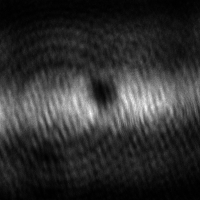
%> input picture LAB_CODE/0/1.tif, 200 x 200 px
$ octave FRtest.m   (GNU Octave 9; MATLAB toolbox functions it lacks are replaced by stand-ins)
%> lines starting %> are read from the running program, lines starting %| are printed output that depends on the picture; in (x1, y1, x2, y2) boxes, pixels count from 0 and x2, y2 are one past the last pixel; in counts of white or black regions, pixels touching at a corner belong together; the program's own positions count from 1
clear all;
for numberbg=1:111
%% Fringe reduction

%% Input Area

background_folder='E:\Data\2021-11-25\Background';
numberofbg=numberbg;
raw_folder='E:\Data\2021-11-25\Abs-450';
roi_xmin=80;
roi_ymin=80;
roi_xmax=120;
roi_ymax=120;
ODscale=0.1;
showoriginalOD=1;

%% Read image
for i=1:numberofbg
imagelight(:,:,i)=double(imread([background_folder,'\',num2str(i),'.tif']));
%> imagelight: size 200x200 double; min 90, max 4551, mean 927.3; mean of the top-left, top-right, bottom-left and bottom-right quarters 750.4, 945.5, 1073.3, 940
end
imageatom=double(imread([raw_folder,'\1.tif']));
%imageatom=double(imread([background_folder,'\0.tif']));
imagelight_raw=double(imread([raw_folder,'\2.tif']));
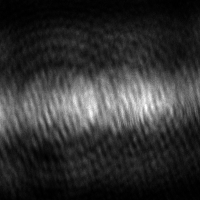
%> input picture LAB_CODE/0/2.tif, 200 x 200 px
%> imagelight_raw: size 200x200 double; min 97, max 4542, mean 964.3; mean of the top-left, top-right, bottom-left and bottom-right quarters 780.1, 992.5, 1091.7, 993
imagebg=double(imread([raw_folder,'\3.tif']));
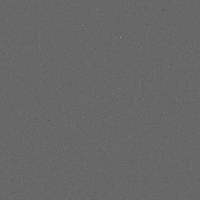
%> input picture LAB_CODE/0/3.tif, 200 x 200 px
%> imagebg: size 200x200 double; min 59, max 153, mean 103.9; mean of the top-left, top-right, bottom-left and bottom-right quarters 103.9, 103.9, 103.9, 103.8
%% Generate Mask
x1=roi_xmin;x2=roi_xmax;y1=roi_ymin;y2=roi_ymax;
[M,N]=size(imagelight(:,:,1));
%> M = 200; N = 200
mask=ones(M,N);
%> mask: size 200x200 double; every value is 1
mask(y1:y2,x1:x2)=0;
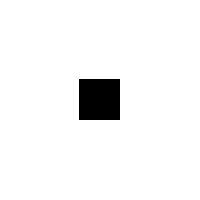
%> mask: size 200x200 double; values 0 (black) and 1 (white), 95.8% white; 1 black region, box (x1, y1, x2, y2) and area: (79, 79, 120, 120) 1681
A=mask.*imageatom;
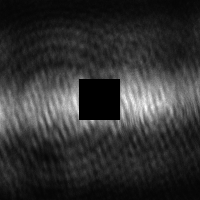
%> A: size 200x200 double; min 0, max 4375, mean 852.5; drawn with min black and max white
B=mask.*imagelight;
%% Calculating coefficient
 for i=1:1:numberofbg
        for j=1:1:numberofbg
            Bmatrix(i,j)=sum(sum(B(:,:,i).*B(:,:,j)));
        end
 end
        for i=1:1:numberofbg
            b(i)=sum(sum(A.*B(:,:,i)));
        end
        c=Bmatrix\b';
%> c = 1
        for i=1:1:numberofbg
            q(:,:,i)=c(i)*imagelight(:,:,i);
        end
lightbackground=sum(q,3);
%% OD Calculate
OD=log((lightbackground-imagebg)./(imageatom-imagebg));
%> OD: size 200x200 double; 0.01% of the values are NaN or infinite; the others: min 0, max 0, mean 0
OD(isnan(OD))=0;
%> OD: size 200x200 double; every value is 0
OD(isinf(OD))=5.4;
countperpixel=mean(mean(lightbackground(y1:y2,x1:x2)));
%> countperpixel = 1780.1

OD_original=log((imagelight_raw-imagebg)./(imageatom-imagebg));
OD(isnan(OD))=0;
OD(isinf(OD))=5.4;


h1=figure(1);
imshow(OD,'border','tight','initialmagnification','fit');
set(gcf,'Position',[1000 500 500 500]);
colormap jet
set(gca,'Clim',[-0.1 ODscale]);
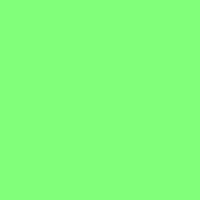
%> displayed picture: size 200x200x3, on the screen's scale of 0 to 255; mean R, G, B 131, 255, 124
if showoriginalOD==1
h2=figure(2);
imshow(OD_original,'border','tight','initialmagnification','fit');
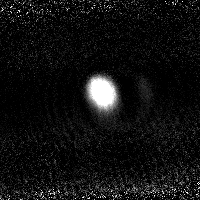
%> displayed picture: size 200x200, on the screen's scale of 0 to 255; min 0, max 255, mean 16.6
set(gcf,'Position',[500 500 500 500]);
colormap jet
set(gca,'Clim',[-0.1 ODscale]);
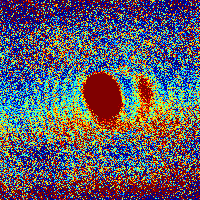
%> displayed picture: size 200x200x3, on the screen's scale of 0 to 255; mean R, G, B 95.6, 90.4, 104.4
%> (the run ends here)
